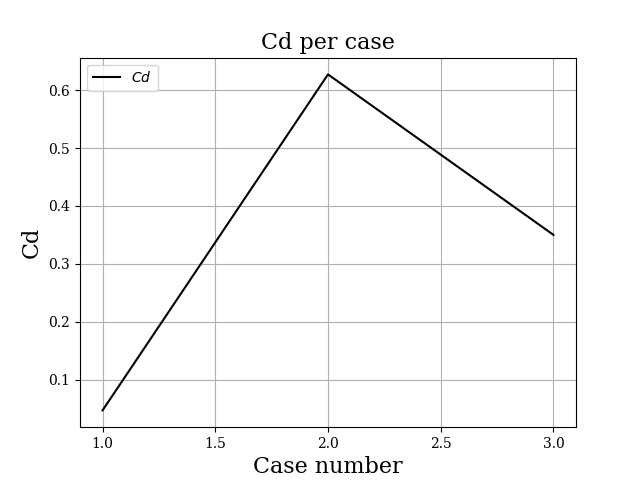

This chart was generated by the following Python code:


#!/usr/bin/env python
import os, sys
import math
from numpy import loadtxt
import numpy as np
import matplotlib.pyplot as plt

#plt.rc('text', usetex=True)
plt.rc('font', family='serif')

plt.figure(1);
plt.ylabel("Cd", fontsize=16); 
plt.xlabel("Case number", fontsize=16); 
plt.title("Cd per case", fontsize=16)
#plt.xlim([0,0.16])
#plt.ylim([-0.4,0.4])
cases=[1,2,3]
cd=[0.4725943e-01, 6.270459e-01, 3.501515e-01]
#change the fontsize of minor ticks label 
plt.rc('xtick',labelsize=14)
plt.rc('ytick',labelsize=14)
plt.grid()

# fileName = "/home/tbindas/OpenFOAM/tbindas-8/homework_7/problem_2/cavity/logs/Separator_0"
# time = []
# ke = []
# abc =loadtxt(fileName, skiprows=0)
# for z in abc:
# 	time.append(z[0])
# 	ke.append(z[1])

plt.plot(cases, cd,'k',label="$Cd$")


plt.legend(loc='upper left')

plt.savefig("plot_cd.png")
#plt.show()

print("Done!")
